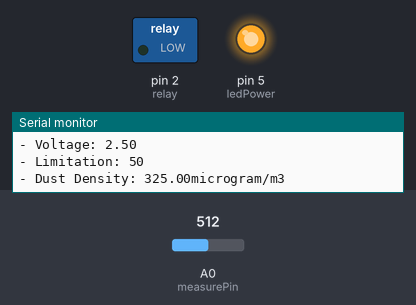
Bench run of a sketch on a simulated Arduino Uno, built with avr-gcc and run on an emulated ATmega328P. Parts: switched loads named in the sketch (green lamp = pin HIGH), output pins drawn as LEDs (lit = HIGH), the last lines printed to the serial monitor. Inputs (shaded band) come from the test bench; at power-on: A0 (measurePin) = 512.

Above: at 5.0 s.
5.1 s: A0 (measurePin) set to 191
13.0 s: A0 (measurePin) set to 167
At 20.9 s:
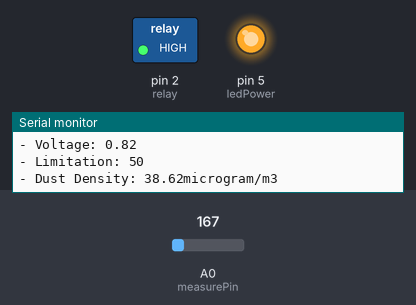
34.9 s: A0 (measurePin) set to 306
At 43.0 s:
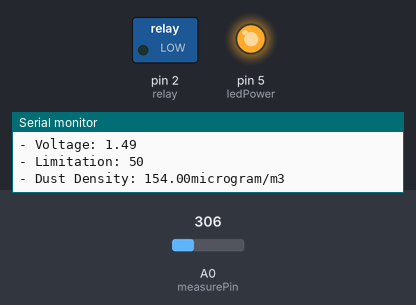
43.4 s: A0 (measurePin) set to 122
At 48.6 s:
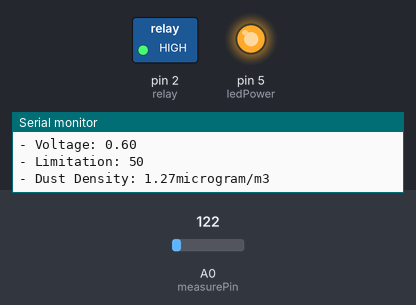
Timing chart, 0 to 50.1 s (numbered marks = the images above; inputs shaded):
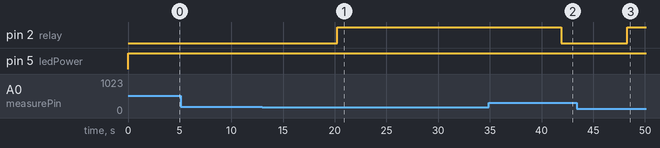

Measured:
- the behaviour switches between 181 and 180 on A0 (measurePin) (found by bisection; images 0 and 1)
- after the input at 13.0 s, pin 2 (relay): LOW → HIGH after 7.3 s
- after the input at 34.9 s, pin 2 (relay): HIGH → LOW after 7.0 s
- after the input at 43.4 s, pin 2 (relay): LOW → HIGH after 4.9 s

The sketch:

AirPurifier.ino
```cpp
#include<SoftwareSerial.h>
int measurePin = 0; //아날로그 0 핀 먼지센서 연결
int relay = 2; //릴레이 모듈 핀 번호 설정
int btTx = 3; //블루투스 TX핀 설정
int btRx = 4; //블루투스 RX핀 설정
int ledPower = 5; //먼지센서 LED 설정

int samplingTime = 280;
int deltaTime = 40;
int sleepTime = 9680; //LED delay 관련 기본 시간 설정

int limitation = 50; // 미세먼지 농도 조건 단위 microgram/m3

float voMeasured = 0; //dustDensity를 측정하기 위해 구하는 첫 parameter
float calcVoltage = 0; //dustDensity를 측정하기 위한 구하는 두번째 parameter
float dustDensity = 0; //dustDensity int 설정


SoftwareSerial mySerial(btTx,btRx);//시리얼 통신 객체선언
String myString = ""; //블루투스 핸드폰으로 받는 문자열


void setup() {

  pinMode(relay,OUTPUT); // relay 모듈 아웃풋 설정
  pinMode(ledPower,OUTPUT); // 미세먼지 led 아웃풋 설정
  Serial.begin(9600); // 확인을 위한 시리얼 모니터 통신 설정
  mySerial.begin(9600); // 블루투스 통신을 위한 mySerial 통신 설정

}

void loop() {

  while(mySerial.available()){ //bluetooth 통신이 되는 동안

    char myChar = (char)mySerial.read(); // Terminal 창에 입력한 문자를 myChar라는 객체에 저장
    myString+=myChar; //myString 에 입력한 문자열 추가
    delay(5); // 원활한 통신을 위한 약간의 딜레이

  }
  if(!myString.equals(""))  //myString 값이 있을 때
  {
    Serial.println("input value: " + myString); //시리얼모니터에 myString값 출력

      if(myString=="up"){  //핸드폰 Terminal에 up을 입력하면
        limitation = limitation + 10; //limitation 을 10 올려준다
      }
      else if(myString="down"){
        limitation = limitation - 10; //limitation 을 10 내려준다
      }
      else{
        limitation = limitation; //인풋값이 ?일때 limitation값을 일정하게 유지시켜주는 장치
      }

    myString="";  //myString 변수값 초기화
  }

  check(); // void loop 함수 밑에 작성해놓은 미세먼지 check 함수를 작동

  if(dustDensity>limitation){ // 설정해 놓은 값보다 현재 공기 중 농도가 클 때
    digitalWrite(relay,LOW);// relay를 작동 (현재 설계해놓은 바로는 LOW일때 작동)
    delay(3000); // 연속적인 작동 방지를 위한 3초 딜레이
    check(); // check함수를 다시 작동시켜 농도 반복 측정
    while(dustDensity>limitation){ // 마찬가지로 농도가 설정값 초과일때
      digitalWrite(relay,LOW); // relay로 그대로 작동
      delay(3000);
      check(); //농도 다시 업로드
    }
  }
  else{
    digitalWrite(relay,HIGH); //설정값이 공기 중 먼지 농도보다 작을 때
    delay(5000);
  }
  delay(1000);
}

void check(){

  digitalWrite(ledPower,LOW);
  delayMicroseconds(samplingTime);

  delayMicroseconds(deltaTime);
  digitalWrite(ledPower,HIGH);
  delayMicroseconds(sleepTime); //위 과정은 미세먼지 LED를 통한 센서 확인 과정\

  voMeasured = analogRead(measurePin); // 아날로그 핀에서 voMeasured 값 받아오기

  calcVoltage = voMeasured * (5.0/1024.0); // 측정을 위한 두 번째 parameter 계산

  dustDensity = ( 0.17 * calcVoltage -0.1 )*1000; // dustDensity 측정

  Serial.print("Raw Signal Value(0~1023): ");
  Serial.println(voMeasured);

  Serial.print("- Voltage: ");
  Serial.println(calcVoltage);

  Serial.print("- Limitation: ");
  Serial.println(limitation);

  Serial.print("- Dust Density: ");
  Serial.print(dustDensity);
  Serial.println("microgram/m3"); // Serial 창에 위 값들이 잘 나오는 지 확인을 위해 넣은 코드 unit :microgram/m3


  mySerial.print("- Limitation: ");
  mySerial.print(limitation);
  mySerial.println("microgram/m3");

  mySerial.print("- Dust Density: ");
  mySerial.print(dustDensity);
  mySerial.println("microgram/m3"); //unit :microgram/m3
  mySerial.println("up 또는 down을 입력하여 On Off를 조절할 먼지 수치를 설정하세요");//블루투스를 통해 핸드폰 화면창에 필요한 값들만 추려서 입력
  delay(1000);

}
```
